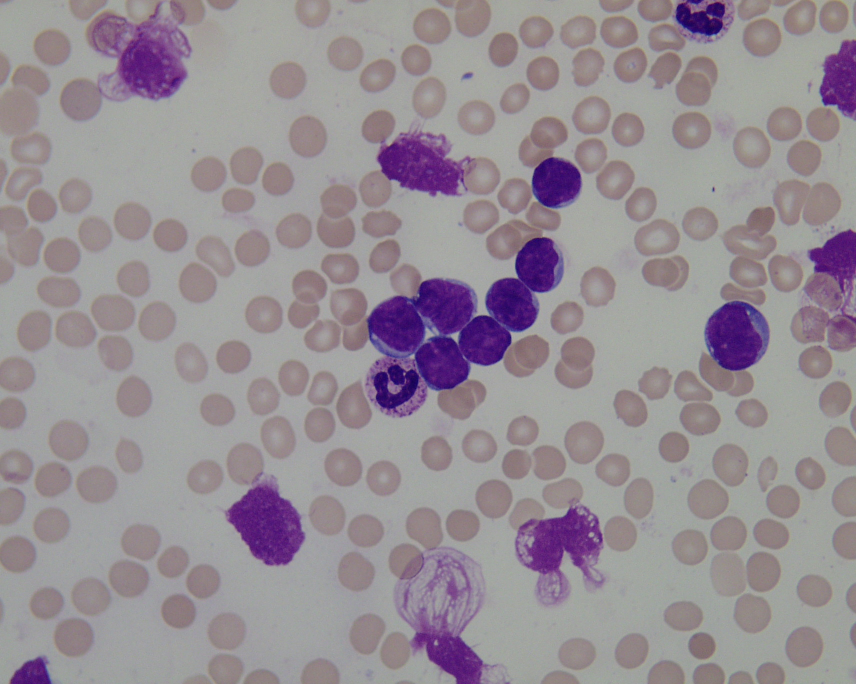
#> input picture Im001_1.jpg, 1712 x 1368 px (shown at 1/2 size)
$ python test.py
#> lines starting #> are read from the running program, lines starting #| are printed output that depends on the picture; after the words box and inside, x2 and y2 are one past the last pixel; in counts of white or black regions, pixels touching at a corner belong together
import matplotlib.pyplot as plt
import numpy as np
import cv2

sample_image = cv2.imread('Im001_1.jpg')
#> sample_image is the input picture: shape (1368, 1712, 3); mean B, G, R 148.6, 141.6, 150.4
#print("test")
img = cv2.cvtColor(sample_image,cv2.COLOR_BGR2RGB)
img = cv2.resize(img,(500,500))
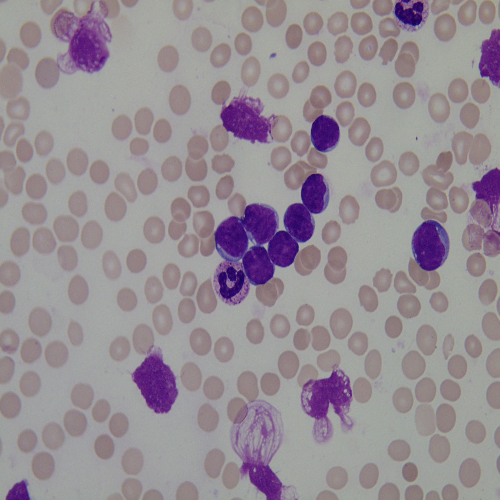
#> img: shape (500, 500, 3); mean R, G, B 150.3, 141.5, 148.5

cv2.imshow("original",img)
cv2.waitKey(0)


plt.axis('off')


gray = cv2.cvtColor(img,cv2.COLOR_RGB2GRAY)
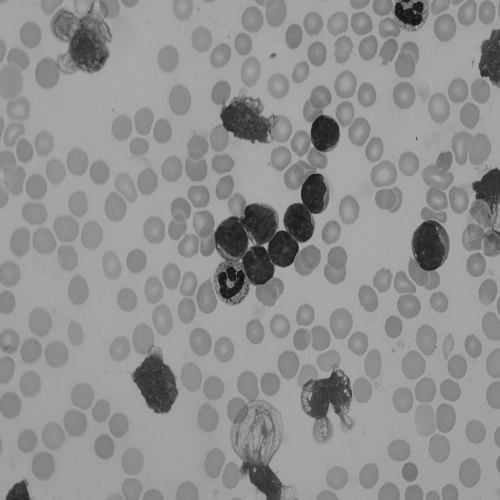
#> gray: shape (500, 500); min 18, max 176, mean 144.9
_,thresh = cv2.threshold(gray, np.mean(gray), 255, cv2.THRESH_BINARY_INV)
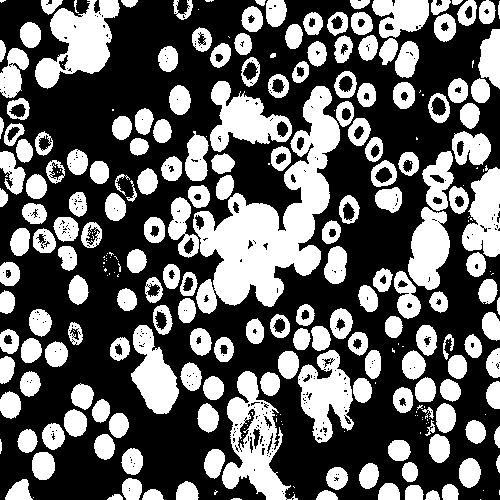
#> thresh: shape (500, 500); 39% white; 276 white regions (91 under 20 px), largest, box (x1, y1, x2, y2) and area: (193, 86, 340, 314) 12820, (222, 371, 298, 500) 4171, (35, 0, 120, 89) 3886

plt.axis('off')
cv2.waitKey(0)
cv2.imshow("thresholding",thresh)
cv2.waitKey(0)

edges = cv2.dilate(cv2.Canny(thresh,0,255),None)
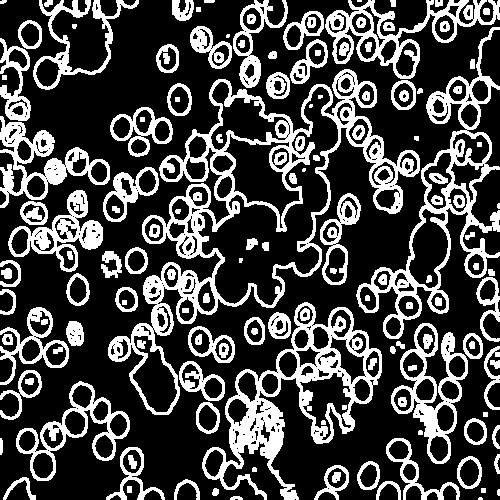
#> edges: shape (500, 500); 27.8% white; 144 white regions (9 under 20 px), largest, box (x1, y1, x2, y2) and area: (108, 69, 420, 415) 14668, (202, 302, 382, 500) 8140, (356, 27, 500, 339) 6507

cv2.imshow(" dilation",edges)
cv2.waitKey(0)

plt.axis('off')
cnt = sorted(cv2.findContours(edges, cv2.RETR_LIST, cv2.CHAIN_APPROX_SIMPLE)[-2], key=cv2.contourArea)[-1]
#> cnt = contour of 1180 points, box (x1, y1, x2, y2) (108, 69, 420, 415), area 36532
mask = np.zeros((256,256), np.uint8)
masked = cv2.drawContours(mask, [cnt],-1, 255, -1)
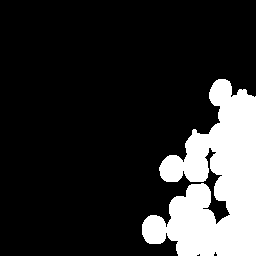
#> masked: shape (256, 256); 18.2% white; 1 white region, box (x1, y1, x2, y2) and area: (142, 79, 256, 256) 11939

plt.axis('off')
cv2.imshow(" masked",masked)
cv2.waitKey(0)
#> (the run stopped early here; a loop or call above may not have finished)
